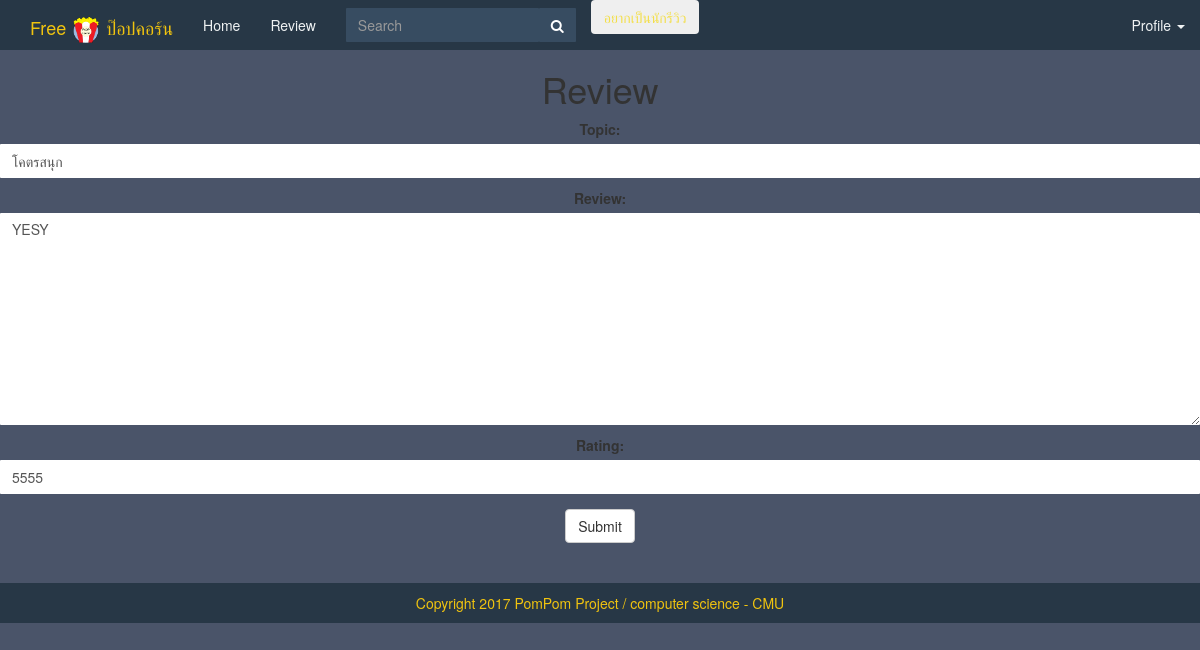
/review_movie/movie/11/review/6/update/ (signed in), run on the app's committed database.
### review_movie/models.py (models this page shows, shortened)
class Review(models.Model):
    movie = models.ForeignKey(Movie, on_delete=models.CASCADE)
    topic = models.CharField(max_length=50)
    review = models.TextField(max_length=8000)
    rating = models.IntegerField(
        validators=[MaxValueValidator(10), MinValueValidator(0)])
    reviewer = models.ForeignKey(User, null=True)
    review_date = models.DateField(auto_now_add=True)

### review_movie/views.py (the view, shortened to what this page needs)
class UpdateReview(PermissionRequiredMixin, LoginRequiredMixin, UpdateView):
    permission_required = 'review_movie.change_review'
    template_name = 'review_movie/edit_review.html'
    raise_exception = True
    model = Review
    pk_url_kwarg = 'review_pk'
    fields = ['topic', 'review', 'rating']
    def dispatch(self, *args, **kwargs):
        review = Review.objects.get(pk=self.kwargs['review_pk'])
        if self.request.user != review.reviewer:
            return HttpResponseRedirect(reverse('review_movie:review', kwargs={'pk': self.kwargs['pk'], 'review_pk': self.kwargs['review_pk']}))
        return super(UpdateReview, self).dispatch(*args, **kwargs)

### review_movie/templates/review_movie/edit_review.html (shortened to what this page needs)
{% extends 'review_movie/base.html' %}
{% load static from staticfiles %}
{% block body %}
    <center><h1>Review</h1>
    <div class="form-logre">
    <form method="post" action="">
        {% include 'review_movie/form_template.html' %}
        <button class="btn btn-default" type="submit">Submit</button>
    <form></div>
{% endblock %}

### review_movie/templates/review_movie/form_template.html (shortened to what this page needs)
{% load staticfiles %}
{% load widget_tweaks %}
<link rel="stylesheet" type="text/css" href="{% static 'review_movie/css/bootstrap.min.css' %}">
<link rel="stylesheet" type="text/css" href="{% static 'review_movie/css/bootstrap.css' %}">
<div class="form-group">
{% for field in form %}
    <div>
        <p>
        <div>{{ field.label_tag }}{{ field|add_class:"form-control" }}</div>
      </p>
    </div>
{% endfor %}
</div>

### data on the page
Review: form "โคตรสนุก" "YESY" "5555"

### other printed values
{{ field.label_tag }} "Topic:" "Review:" "Rating:"
